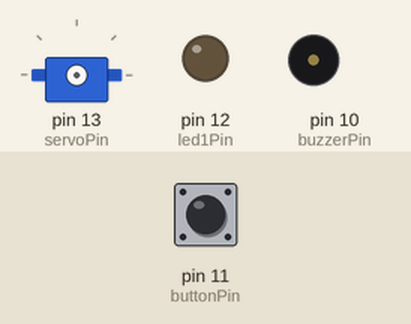
This sketch was run on a simulated Arduino Uno, built with avr-gcc and run on an emulated ATmega328P. Shown: servo, output pins drawn as LEDs (lit = HIGH), buzzer (waves = sounding). Dashed ring = blinking. The inputs (shaded band) are chosen by the test bench; at power-on: pin 11 (buttonPin) LOW.

Above: at 1.2 s.
1.3 s: pin 11 (buttonPin) pulled HIGH for 0.15 s
At 2.35 s:
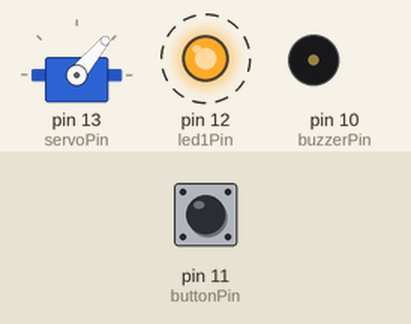
At 2.95 s:
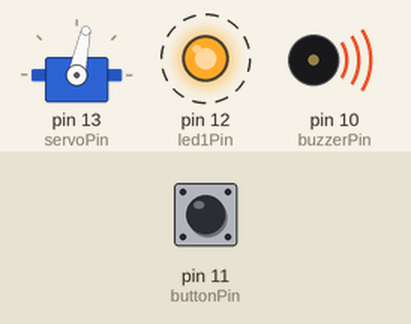
Timing chart, 0 to 23.8 s (numbered marks = the images above; inputs shaded):
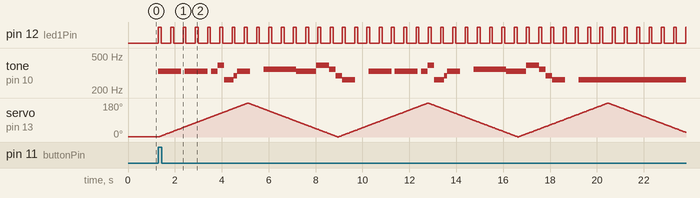

Measured:
- after the input at 1.3 s, pin 12 (led1Pin): alternates HIGH for 0.12 s and LOW for 0.40 s, starting at once; tone on pin 10 (buzzerPin): plays 330 Hz for 0.98 s, 330 Hz for 0.98 s, 330 Hz for 0.28 s, 392 Hz for 0.28 s, 262 Hz for 0.42 s, 294 Hz for 0.14 s … (27 notes in this stretch), starting at once

The sketch:

robotCode.ino
```cpp
/*
    Christmas Tree Music Box:
    Arduino code to make a servo motor spin, LEDs light up, & a buzzer play Jingle Bells simultaneously
    Version: December 6, 2020
*/

// INCLUDES
#include <Servo.h> // include the Servo library

// PIN NUMBERS
const int servoPin = 13;
const int led1Pin = 12;
const int buttonPin = 11;
const int buzzerPin = 10;

// VARIABLES
int startProgram = false;
int doneProgram = false;
int debugMode = false; //NOTE: program runs extremely slow in debug mode due to so many print statements

// LED FLASHING
class Flasher
{
  // Class Member Variables
  int ledPin;      // the number of the LED pin
  long OnTime;     // milliseconds of on-time
  long OffTime;    // milliseconds of off-time

  // These maintain the current state
  int ledState;                 // ledState used to set the LED
  unsigned long previousMillis;   // will store last time LED was updated

  // Constructor - creates a Flasher
  // and initializes the member variables and state
  public:
  Flasher(int pin, long on, long off)
  {
  ledPin = pin;
  pinMode(ledPin, OUTPUT);

  OnTime = on;
  OffTime = off;

  ledState = LOW;
  previousMillis = 0;
  }

  void Update()
  {
    // check to see if it's time to change the state of the LED
    unsigned long currentMillis = millis();

    if((ledState == HIGH) && (currentMillis - previousMillis >= OnTime))
    {
      ledState = LOW;  // Turn it off
      previousMillis = currentMillis;  // Remember the time
      digitalWrite(ledPin, ledState);  // Update the actual LED
    }
    else if ((ledState == LOW) && (currentMillis - previousMillis >= OffTime))
    {
      ledState = HIGH;  // turn it on
      previousMillis = currentMillis;   // Remember the time
      digitalWrite(ledPin, ledState);   // Update the actual LED
    }

    // print statements
    if(debugMode){
      Serial.println("Flashing LED");
      Serial.println(" ");
    }
  }

  void Off()
  {
    ledState = LOW;
  }
};

// SERVO MOTOR
class Sweeper
{
  Servo servo;              // the servo
  int pos;              // current servo position
  int increment;        // increment to move for each interval
  int  updateInterval;      // interval between updates
  unsigned long lastUpdate; // last update of position

public:
  Sweeper(int interval)
  {
    updateInterval = interval;
    increment = 1;
  }

  void Attach(int pin)
  {
    servo.attach(pin);
  }

  void Detach()
  {
    servo.detach();
  }

  void Update()
  {
    if((millis() - lastUpdate) > updateInterval)  // time to update
    {
      lastUpdate = millis();
      pos += increment;
      servo.write(pos);

      // Print Statements
      if(debugMode){
        Serial.println("Position of Servo Motor");
        Serial.println(pos);
        Serial.println(" ");
      }

      if ((pos >= 180) || (pos <= 0)) // end of sweep
      {
        // reverse direction
        increment = -increment;
      }
    }
  }
};

// MUSIC
const int songLength = 62;
const char notes[songLength] = "eee eee egcde fff ffee eeggfdc eee eee egcde fff ffee eeggfdc" ; // a space represents a rest
const int  beats[songLength] = {2,2,3,1,2,2,3,1,2,2,3,1,4,4,2,2,3,0,1,2,2,2,0,1,1,2,2,2,2,4,4,2,2,3,1,2,2,3,1,2,2,3,1,4,4,2,2,3,0,1,2,2,2,0,1,1,2,2,2,2,4,4};

// testing
//const int songLength = 2;
//const char notes[songLength] = "ee" ; // a space represents a rest
//const int  beats[songLength] = {2,2};

const int tempo = 140;

#define GET_NOTE        0
#define PLAY_NOTE       1
#define SONG_PAUSE      2

int frequency( char note )
{
    switch( note )
    {
        case    'c': return 262; break;
        case    'd': return 294; break;
        case    'e': return 330; break;
        case    'f': return 349; break;
        case    'g': return 392; break;
        case    'a': return 440; break;
        case    'b': return 494; break;
        case    'C': return 523; break;
        default: return 0; break;

    }

}

void PlaySong( void )
{
    static byte
        statePlay = GET_NOTE;
    static int
        noteNumber = 0;
    static unsigned long
        noteDuration = 0,
        noteTime = 0;
    unsigned long
        timeNow;

    switch( statePlay )
    {
        case    GET_NOTE:
            // Print statement
            if(debugMode){
              Serial.println("In GET_NOTE Case");
              Serial.println(" ");
            }

            if( notes[noteNumber] != ' ' )
            {
                tone( buzzerPin, frequency( notes[noteNumber] ) );

            }

            noteDuration = beats[noteNumber] * tempo;  // length of note/rest in ms
            noteTime = millis();
            statePlay = PLAY_NOTE;

        break;
        case    PLAY_NOTE:
            // Print statement
            if(debugMode){
              Serial.println("In PLAY_NOTE Case");
              Serial.println(" ");
            }
            if( millis() - noteTime < noteDuration )
                return;

            tone( buzzerPin, 0 );
            if( noteNumber < songLength )
            {
                noteNumber++;
                statePlay = GET_NOTE;

            }//if
            else
            {
                // Print statement
                Serial.println("STOP_RUNNING");
                Serial.println(" ");
                startProgram = false;
                doneProgram = true;
                noTone(buzzerPin);
                noteNumber = 0;
                noteTime = millis();
                statePlay = GET_NOTE;

            }//else

        break;

    }

}

// MAIN CODE
Sweeper sweeper1(20);
Flasher led1(led1Pin, 123, 400);

// SETUP (at beginning)
void setup()
{
  Serial.begin(9600);
  pinMode(buzzerPin, OUTPUT);
  pinMode(buttonPin, INPUT);
}

// LOOP (constantly looping)
void loop()
{
  int buttonState = digitalRead(buttonPin);

  // Print statement
  if(debugMode){
    Serial.println("BUTTON STATE");
    Serial.println(buttonState);
    Serial.println(" ");
  }

  // Start program when button's pressed
  if (buttonState) {
    startProgram = true;
  }


  if(startProgram) { // when program is running
    sweeper1.Attach(servoPin);
    sweeper1.Update();
    led1.Update();
    PlaySong();
  }
  else if(doneProgram) { // when program is done
    if(debugMode){
      Serial.println("BUTTON STATE");
      Serial.println(buttonState);
      Serial.println(" ");
    }
    sweeper1.Detach();
    led1.Off();
  }

} 
```
